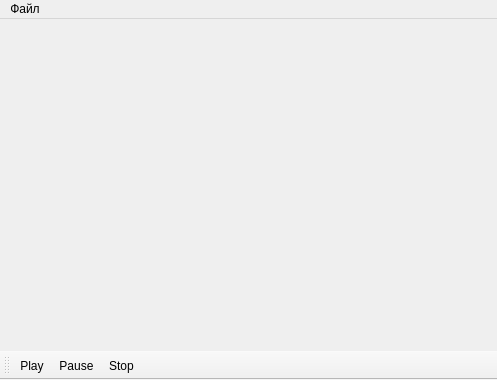
<?xml version="1.0" encoding="UTF-8"?>
<ui version="4.0">
 <class>MainWindow</class>
 <widget class="QMainWindow" name="MainWindow">
  <property name="geometry">
   <rect>
    <x>0</x>
    <y>0</y>
    <width>497</width>
    <height>380</height>
   </rect>
  </property>
  <property name="windowTitle">
   <string>MainWindow</string>
  </property>
  <widget class="QWidget" name="centralwidget"/>
  <widget class="QToolBar" name="toolBar">
   <property name="windowTitle">
    <string>toolBar_2</string>
   </property>
   <attribute name="toolBarArea">
    <enum>BottomToolBarArea</enum>
   </attribute>
   <attribute name="toolBarBreak">
    <bool>false</bool>
   </attribute>
   <addaction name="actionPlay"/>
   <addaction name="actionPause"/>
   <addaction name="actionStop"/>
  </widget>
  <widget class="QMenuBar" name="menubar">
   <property name="geometry">
    <rect>
     <x>0</x>
     <y>0</y>
     <width>497</width>
     <height>22</height>
    </rect>
   </property>
   <widget class="QMenu" name="menu">
    <property name="title">
     <string>Файл</string>
    </property>
    <addaction name="actionOpen"/>
   </widget>
   <addaction name="menu"/>
  </widget>
  <action name="actionOpen">
   <property name="icon">
    <iconset resource="resources.qrc">
     <normaloff>:/images/icons/open_dir.png</normaloff>:/images/icons/open_dir.png</iconset>
   </property>
   <property name="text">
    <string>Open</string>
   </property>
   <property name="toolTip">
    <string>Открыть файл</string>
   </property>
  </action>
  <action name="actionPlay">
   <property name="icon">
    <iconset resource="resources.qrc">
     <normaloff>:/images/icons/control_play.png</normaloff>:/images/icons/control_play.png</iconset>
   </property>
   <property name="text">
    <string>Play</string>
   </property>
   <property name="toolTip">
    <string>Проигрывать видео</string>
   </property>
  </action>
  <action name="actionPause">
   <property name="icon">
    <iconset resource="resources.qrc">
     <normaloff>:/images/icons/control_pause.png</normaloff>:/images/icons/control_pause.png</iconset>
   </property>
   <property name="text">
    <string>Pause</string>
   </property>
   <property name="toolTip">
    <string>Поставить видео на паузу</string>
   </property>
  </action>
  <action name="actionStop">
   <property name="icon">
    <iconset resource="resources.qrc">
     <normaloff>:/images/icons/control_stop.png</normaloff>:/images/icons/control_stop.png</iconset>
   </property>
   <property name="text">
    <string>Stop</string>
   </property>
   <property name="toolTip">
    <string>Остановить видео</string>
   </property>
  </action>
 </widget>
 <resources>
  <include location="resources.qrc"/>
 </resources>
 <connections/>
</ui>
